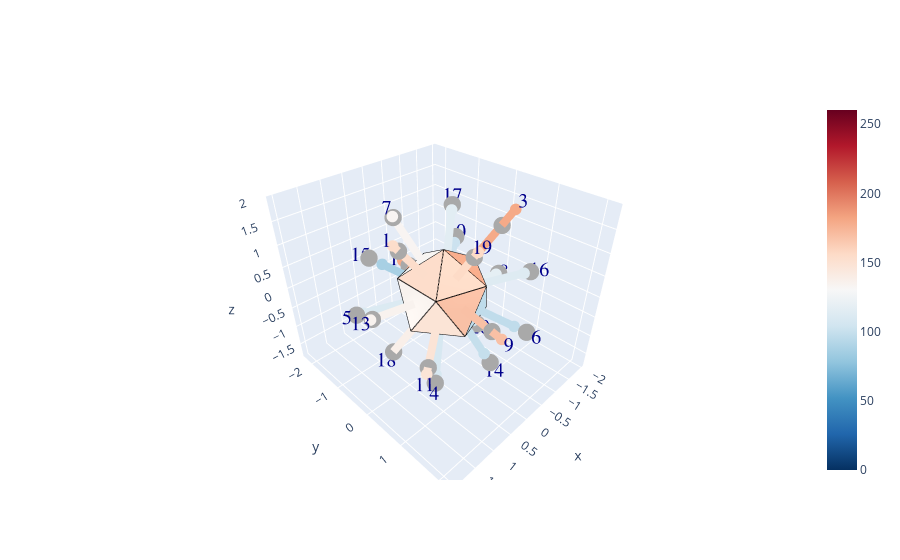

The cell this chart's notebook holds for it:
### Code cell
#CALL THE DISPLAY FUNCTIONS:

#Only rerun if you want to change the selection
nrolls = 500
%matplotlib inline

if True:
    #dice_set = rng.choice(test_dice.iloc[:,0], nrolls, shuffle=False)
    dice_set = test_dice.iloc[:,0]

display_dice_v2(dice_set)
dice_hist, test_hist, test_sets, numsets = plot_dice_stats_v2(dice_set, numsets=20000)
test_err1, test_err2, dice_err1, dice_err2 = get_adjacency_likelihood(dice_set, test_sets)

### Figure 1 — Plotly figure (JSON) as saved in the notebook; plotly's stock layout.template omitted (floating-point values rounded to 4 significant figures)
{"data": [{"cmax": 260.3, "cmin": 0, "colorscale": [[0, "rgb(5,48,97)"], [0.1, "rgb(33,102,172)"], [0.2, "rgb(67,147,195)"], [0.3, "rgb(146,197,222)"], [0.4, "rgb(209,229,240)"], [0.5, "rgb(247,247,247)"], [0.6, "rgb(253,219,199)"], [0.7, "rgb(244,165,130)"], [0.8, "rgb(214,96,77)"], [0.9, "rgb(178,24,43)"], [1, "rgb(103,0,31)"]], "i": [0, 6, 0, 2, 8, 2, 0, 4, 1, 5, 1, 6, 1, 2, 7, 3, 0, 8, 0, 4], "intensity": [154, 158, 180, 108, 111, 97, 133, 118, 169, 102, 148, 180, 135, 99, 87, 113, 116, 138, 156, 101], "intensitymode": "cell", "j": [1, 8, 3, 10, 9, 3, 7, 5, 2, 6, 2, 7, 9, 4, 8, 4, 5, 10, 1, 6], "k": [9, 11, 5, 11, 10, 4, 9, 6, 3, 7, 10, 8, 10, 11, 9, 5, 7, 11, 3, 11], "lighting": {"ambient": 1}, "type": "mesh3d", "x": [0, 0.7236, 0.2764, -0.2764, -0.7236, -0.8944, -0.7236, -0.2764, 0.2764, 0.7236, 0.8944, 1.225e-16], "y": [0, 0.5257, 0.8507, 0.8507, 0.5257, 1.095e-16, -0.5257, -0.8507, -0.8507, -0.5257, -2.191e-16, 0], "z": [1, 0.4472, -0.4472, 0.4472, -0.4472, 0.4472, -0.4472, 0.4472, -0.4472, 0.4472, -0.4472, -1]}, {"marker": {"color": "darkgray", "size": 6, "symbol": "circle"}, "mode": "markers", "type": "scatter3d", "x": [1.087, -0.336, -0.8798, 0.8798, 1.423, -0.5437, 0.336, -1.76, 0.5437, -1.423, 1.423, -0.5437, 1.76, -0.336, 0.5437, -1.423, -0.8798, 0.8798, 0.336, -1.087], "y": [-8.342e-17, -1.034, 0.6392, 0.6392, -1.034, 1.673, -1.034, 2.503e-16, 1.673, -1.034, 1.034, -1.673, -2.48e-16, 1.034, -1.673, 1.034, -0.6392, -0.6392, 1.034, 1.668e-16], "z": [1.423, -1.423, 1.423, -1.423, -0.336, -0.336, 1.423, -0.336, 0.336, 0.336, -0.336, -0.336, 0.336, -1.423, 0.336, 0.336, 1.423, -1.423, 1.423, -1.423]}, {"marker": {"color": 1, "opacity": 1, "size": 12}, "mode": "lines", "name": "vertices", "type": "scatter3d", "x": [0, 0.7236, -0.2764, 0, -0.8944, -0.2764, 0.2764, -0.7236, -0.2764, -0.8944, -0.7236, -0.7236, -0.8944, -0.2764, -0.7236, 0.2764, -0.2764, 0, 0.7236, -0.2764, 0.2764, 0.7236, 0.7236, 0.8944, 0.2764, 1.225e-16, 0.8944, 0.2764, 1.225e-16, -0.7236, -0.7236, 1.225e-16, 0.8944, 0.7236, 0.7236, 0.2764], "y": [0, 0.5257, 0.8507, 0, 1.095e-16, 0.8507, 0.8507, 0.5257, 0.8507, 1.095e-16, 0.5257, -0.5257, 1.095e-16, -0.8507, -0.5257, -0.8507, -0.8507, 0, -0.5257, -0.8507, -0.8507, -0.5257, 0.5257, -2.191e-16, -0.8507, 0, -2.191e-16, 0.8507, 0, 0.5257, -0.5257, 0, -2.191e-16, -0.5257, 0.5257, 0.8507], "z": [1, 0.4472, 0.4472, 1, 0.4472, 0.4472, -0.4472, -0.4472, 0.4472, 0.4472, -0.4472, -0.4472, 0.4472, 0.4472, -0.4472, -0.4472, 0.4472, 1, 0.4472, 0.4472, -0.4472, 0.4472, 0.4472, -0.4472, -0.4472, -1, -0.4472, -0.4472, -1, -0.4472, -0.4472, -1, -0.4472, 0.4472, 0.4472, -0.4472]}, {"marker": {"cmax": 2, "cmin": 0, "color": [1.183, 1.183], "colorscale": [[0, "rgb(5,48,97)"], [0.1, "rgb(33,102,172)"], [0.2, "rgb(67,147,195)"], [0.3, "rgb(146,197,222)"], [0.4, "rgb(209,229,240)"], [0.5, "rgb(247,247,247)"], [0.6, "rgb(253,219,199)"], [0.7, "rgb(244,165,130)"], [0.8, "rgb(214,96,77)"], [0.9, "rgb(178,24,43)"], [1, "rgb(103,0,31)"]], "size": 4}, "mode": "markers", "type": "scatter3d", "x": [1.199, 0.442], "y": [-9.196e-17, -3.39e-17], "z": [1.569, 0.5785]}, {"line": {"cmax": 2, "cmin": 0, "color": [1.183, 1.183], "colorscale": [[0, "rgb(5,48,97)"], [0.1, "rgb(33,102,172)"], [0.2, "rgb(67,147,195)"], [0.3, "rgb(146,197,222)"], [0.4, "rgb(209,229,240)"], [0.5, "rgb(247,247,247)"], [0.6, "rgb(253,219,199)"], [0.7, "rgb(244,165,130)"], [0.8, "rgb(214,96,77)"], [0.9, "rgb(178,24,43)"], [1, "rgb(103,0,31)"]], "width": 16}, "marker": {"cmax": 2, "cmin": 0, "color": [1.183, 1.183], "colorscale": [[0, "rgb(5,48,97)"], [0.1, "rgb(33,102,172)"], [0.2, "rgb(67,147,195)"], [0.3, "rgb(146,197,222)"], [0.4, "rgb(209,229,240)"], [0.5, "rgb(247,247,247)"], [0.6, "rgb(253,219,199)"], [0.7, "rgb(244,165,130)"], [0.8, "rgb(214,96,77)"], [0.9, "rgb(178,24,43)"], [1, "rgb(103,0,31)"]], "size": 3}, "mode": "lines+markers", "type": "scatter3d", "x": [1.199, 0.442], "y": [-9.196e-17, -3.39e-17], "z": [1.569, 0.5785]}, {"marker": {"cmax": 2, "cmin": 0, "color": [1.214, 1.214], "colorscale": [[0, "rgb(5,48,97)"], [0.1, "rgb(33,102,172)"], [0.2, "rgb(67,147,195)"], [0.3, "rgb(146,197,222)"], [0.4, "rgb(209,229,240)"], [0.5, "rgb(247,247,247)"], [0.6, "rgb(253,219,199)"], [0.7, "rgb(244,165,130)"], [0.8, "rgb(214,96,77)"], [0.9, "rgb(178,24,43)"], [1, "rgb(103,0,31)"]], "size": 4}, "mode": "markers", "type": "scatter3d", "x": [-0.3762, -0.1366], "y": [-1.158, -0.4203], "z": [-1.594, -0.5785]}, {"line": {"cmax": 2, "cmin": 0, "color": [1.214, 1.214], "colorscale": [[0, "rgb(5,48,97)"], [0.1, "rgb(33,102,172)"], [0.2, "rgb(67,147,195)"], [0.3, "rgb(146,197,222)"], [0.4, "rgb(209,229,240)"], [0.5, "rgb(247,247,247)"], [0.6, "rgb(253,219,199)"], [0.7, "rgb(244,165,130)"], [0.8, "rgb(214,96,77)"], [0.9, "rgb(178,24,43)"], [1, "rgb(103,0,31)"]], "width": 16}, "marker": {"cmax": 2, "cmin": 0, "color": [1.214, 1.214], "colorscale": [[0, "rgb(5,48,97)"], [0.1, "rgb(33,102,172)"], [0.2, "rgb(67,147,195)"], [0.3, "rgb(146,197,222)"], [0.4, "rgb(209,229,240)"], [0.5, "rgb(247,247,247)"], [0.6, "rgb(253,219,199)"], [0.7, "rgb(244,165,130)"], [0.8, "rgb(214,96,77)"], [0.9, "rgb(178,24,43)"], [1, "rgb(103,0,31)"]], "size": 3}, "mode": "lines+markers", "type": "scatter3d", "x": [-0.3762, -0.1366], "y": [-1.158, -0.4203], "z": [-1.594, -0.5785]}, {"marker": {"cmax": 2, "cmin": 0, "color": [1.383, 1.383], "colorscale": [[0, "rgb(5,48,97)"], [0.1, "rgb(33,102,172)"], [0.2, "rgb(67,147,195)"], [0.3, "rgb(146,197,222)"], [0.4, "rgb(209,229,240)"], [0.5, "rgb(247,247,247)"], [0.6, "rgb(253,219,199)"], [0.7, "rgb(244,165,130)"], [0.8, "rgb(214,96,77)"], [0.9, "rgb(178,24,43)"], [1, "rgb(103,0,31)"]], "size": 4}, "mode": "markers", "type": "scatter3d", "x": [-1.068, -0.3575], "y": [0.7759, 0.2598], "z": [1.728, 0.5785]}, {"line": {"cmax": 2, "cmin": 0, "color": [1.383, 1.383], "colorscale": [[0, "rgb(5,48,97)"], [0.1, "rgb(33,102,172)"], [0.2, "rgb(67,147,195)"], [0.3, "rgb(146,197,222)"], [0.4, "rgb(209,229,240)"], [0.5, "rgb(247,247,247)"], [0.6, "rgb(253,219,199)"], [0.7, "rgb(244,165,130)"], [0.8, "rgb(214,96,77)"], [0.9, "rgb(178,24,43)"], [1, "rgb(103,0,31)"]], "width": 16}, "marker": {"cmax": 2, "cmin": 0, "color": [1.383, 1.383], "colorscale": [[0, "rgb(5,48,97)"], [0.1, "rgb(33,102,172)"], [0.2, "rgb(67,147,195)"], [0.3, "rgb(146,197,222)"], [0.4, "rgb(209,229,240)"], [0.5, "rgb(247,247,247)"], [0.6, "rgb(253,219,199)"], [0.7, "rgb(244,165,130)"], [0.8, "rgb(214,96,77)"], [0.9, "rgb(178,24,43)"], [1, "rgb(103,0,31)"]], "size": 3}, "mode": "lines+markers", "type": "scatter3d", "x": [-1.068, -0.3575], "y": [0.7759, 0.2598], "z": [1.728, 0.5785]}, {"marker": {"cmax": 2, "cmin": 0, "color": [0.8298, 0.8298], "colorscale": [[0, "rgb(5,48,97)"], [0.1, "rgb(33,102,172)"], [0.2, "rgb(67,147,195)"], [0.3, "rgb(146,197,222)"], [0.4, "rgb(209,229,240)"], [0.5, "rgb(247,247,247)"], [0.6, "rgb(253,219,199)"], [0.7, "rgb(244,165,130)"], [0.8, "rgb(214,96,77)"], [0.9, "rgb(178,24,43)"], [1, "rgb(103,0,31)"]], "size": 4}, "mode": "markers", "type": "scatter3d", "x": [0.7962, 0.3575], "y": [0.5785, 0.2598], "z": [-1.288, -0.5785]}, {"line": {"cmax": 2, "cmin": 0, "color": [0.8298, 0.8298], "colorscale": [[0, "rgb(5,48,97)"], [0.1, "rgb(33,102,172)"], [0.2, "rgb(67,147,195)"], [0.3, "rgb(146,197,222)"], [0.4, "rgb(209,229,240)"], [0.5, "rgb(247,247,247)"], [0.6, "rgb(253,219,199)"], [0.7, "rgb(244,165,130)"], [0.8, "rgb(214,96,77)"], [0.9, "rgb(178,24,43)"], [1, "rgb(103,0,31)"]], "width": 16}, "marker": {"cmax": 2, "cmin": 0, "color": [0.8298, 0.8298], "colorscale": [[0, "rgb(5,48,97)"], [0.1, "rgb(33,102,172)"], [0.2, "rgb(67,147,195)"], [0.3, "rgb(146,197,222)"], [0.4, "rgb(209,229,240)"], [0.5, "rgb(247,247,247)"], [0.6, "rgb(253,219,199)"], [0.7, "rgb(244,165,130)"], [0.8, "rgb(214,96,77)"], [0.9, "rgb(178,24,43)"], [1, "rgb(103,0,31)"]], "size": 3}, "mode": "lines+markers", "type": "scatter3d", "x": [0.7962, 0.3575], "y": [0.5785, 0.2598], "z": [-1.288, -0.5785]}, {"marker": {"cmax": 2, "cmin": 0, "color": [0.8529, 0.8529], "colorscale": [[0, "rgb(5,48,97)"], [0.1, "rgb(33,102,172)"], [0.2, "rgb(67,147,195)"], [0.3, "rgb(146,197,222)"], [0.4, "rgb(209,229,240)"], [0.5, "rgb(247,247,247)"], [0.6, "rgb(253,219,199)"], [0.7, "rgb(244,165,130)"], [0.8, "rgb(214,96,77)"], [0.9, "rgb(178,24,43)"], [1, "rgb(103,0,31)"]], "size": 4}, "mode": "markers", "type": "scatter3d", "x": [1.307, 0.5785], "y": [-0.9493, -0.4203], "z": [-0.3084, -0.1366]}, {"line": {"cmax": 2, "cmin": 0, "color": [0.8529, 0.8529], "colorscale": [[0, "rgb(5,48,97)"], [0.1, "rgb(33,102,172)"], [0.2, "rgb(67,147,195)"], [0.3, "rgb(146,197,222)"], [0.4, "rgb(209,229,240)"], [0.5, "rgb(247,247,247)"], [0.6, "rgb(253,219,199)"], [0.7, "rgb(244,165,130)"], [0.8, "rgb(214,96,77)"], [0.9, "rgb(178,24,43)"], [1, "rgb(103,0,31)"]], "width": 16}, "marker": {"cmax": 2, "cmin": 0, "color": [0.8529, 0.8529], "colorscale": [[0, "rgb(5,48,97)"], [0.1, "rgb(33,102,172)"], [0.2, "rgb(67,147,195)"], [0.3, "rgb(146,197,222)"], [0.4, "rgb(209,229,240)"], [0.5, "rgb(247,247,247)"], [0.6, "rgb(253,219,199)"], [0.7, "rgb(244,165,130)"], [0.8, "rgb(214,96,77)"], [0.9, "rgb(178,24,43)"], [1, "rgb(103,0,31)"]], "size": 3}, "mode": "lines+markers", "type": "scatter3d", "x": [1.307, 0.5785], "y": [-0.9493, -0.4203], "z": [-0.3084, -0.1366]}, {"marker": {"cmax": 2, "cmin": 0, "color": [0.7453, 0.7453], "colorscale": [[0, "rgb(5,48,97)"], [0.1, "rgb(33,102,172)"], [0.2, "rgb(67,147,195)"], [0.3, "rgb(146,197,222)"], [0.4, "rgb(209,229,240)"], [0.5, "rgb(247,247,247)"], [0.6, "rgb(253,219,199)"], [0.7, "rgb(244,165,130)"], [0.8, "rgb(214,96,77)"], [0.9, "rgb(178,24,43)"], [1, "rgb(103,0,31)"]], "size": 4}, "mode": "markers", "type": "scatter3d", "x": [-0.4664, -0.221], "y": [1.435, 0.6801], "z": [-0.2883, -0.1366]}, {"line": {"cmax": 2, "cmin": 0, "color": [0.7453, 0.7453], "colorscale": [[0, "rgb(5,48,97)"], [0.1, "rgb(33,102,172)"], [0.2, "rgb(67,147,195)"], [0.3, "rgb(146,197,222)"], [0.4, "rgb(209,229,240)"], [0.5, "rgb(247,247,247)"], [0.6, "rgb(253,219,199)"], [0.7, "rgb(244,165,130)"], [0.8, "rgb(214,96,77)"], [0.9, "rgb(178,24,43)"], [1, "rgb(103,0,31)"]], "width": 16}, "marker": {"cmax": 2, "cmin": 0, "color": [0.7453, 0.7453], "colorscale": [[0, "rgb(5,48,97)"], [0.1, "rgb(33,102,172)"], [0.2, "rgb(67,147,195)"], [0.3, "rgb(146,197,222)"], [0.4, "rgb(209,229,240)"], [0.5, "rgb(247,247,247)"], [0.6, "rgb(253,219,199)"], [0.7, "rgb(244,165,130)"], [0.8, "rgb(214,96,77)"], [0.9, "rgb(178,24,43)"], [1, "rgb(103,0,31)"]], "size": 3}, "mode": "lines+markers", "type": "scatter3d", "x": [-0.4664, -0.221], "y": [1.435, 0.6801], "z": [-0.2883, -0.1366]}, {"marker": {"cmax": 2, "cmin": 0, "color": [1.022, 1.022], "colorscale": [[0, "rgb(5,48,97)"], [0.1, "rgb(33,102,172)"], [0.2, "rgb(67,147,195)"], [0.3, "rgb(146,197,222)"], [0.4, "rgb(209,229,240)"], [0.5, "rgb(247,247,247)"], [0.6, "rgb(253,219,199)"], [0.7, "rgb(244,165,130)"], [0.8, "rgb(214,96,77)"], [0.9, "rgb(178,24,43)"], [1, "rgb(103,0,31)"]], "size": 4}, "mode": "markers", "type": "scatter3d", "x": [0.3401, 0.1366], "y": [-1.047, -0.4203], "z": [1.441, 0.5785]}, {"line": {"cmax": 2, "cmin": 0, "color": [1.022, 1.022], "colorscale": [[0, "rgb(5,48,97)"], [0.1, "rgb(33,102,172)"], [0.2, "rgb(67,147,195)"], [0.3, "rgb(146,197,222)"], [0.4, "rgb(209,229,240)"], [0.5, "rgb(247,247,247)"], [0.6, "rgb(253,219,199)"], [0.7, "rgb(244,165,130)"], [0.8, "rgb(214,96,77)"], [0.9, "rgb(178,24,43)"], [1, "rgb(103,0,31)"]], "width": 16}, "marker": {"cmax": 2, "cmin": 0, "color": [1.022, 1.022], "colorscale": [[0, "rgb(5,48,97)"], [0.1, "rgb(33,102,172)"], [0.2, "rgb(67,147,195)"], [0.3, "rgb(146,197,222)"], [0.4, "rgb(209,229,240)"], [0.5, "rgb(247,247,247)"], [0.6, "rgb(253,219,199)"], [0.7, "rgb(244,165,130)"], [0.8, "rgb(214,96,77)"], [0.9, "rgb(178,24,43)"], [1, "rgb(103,0,31)"]], "size": 3}, "mode": "lines+markers", "type": "scatter3d", "x": [0.3401, 0.1366], "y": [-1.047, -0.4203], "z": [1.441, 0.5785]}, {"marker": {"cmax": 2, "cmin": 0, "color": [0.9066, 0.9066], "colorscale": [[0, "rgb(5,48,97)"], [0.1, "rgb(33,102,172)"], [0.2, "rgb(67,147,195)"], [0.3, "rgb(146,197,222)"], [0.4, "rgb(209,229,240)"], [0.5, "rgb(247,247,247)"], [0.6, "rgb(253,219,199)"], [0.7, "rgb(244,165,130)"], [0.8, "rgb(214,96,77)"], [0.9, "rgb(178,24,43)"], [1, "rgb(103,0,31)"]], "size": 4}, "mode": "markers", "type": "scatter3d", "x": [-1.668, -0.7151], "y": [2.372e-16, 1.017e-16], "z": [-0.3185, -0.1366]}, {"line": {"cmax": 2, "cmin": 0, "color": [0.9066, 0.9066], "colorscale": [[0, "rgb(5,48,97)"], [0.1, "rgb(33,102,172)"], [0.2, "rgb(67,147,195)"], [0.3, "rgb(146,197,222)"], [0.4, "rgb(209,229,240)"], [0.5, "rgb(247,247,247)"], [0.6, "rgb(253,219,199)"], [0.7, "rgb(244,165,130)"], [0.8, "rgb(214,96,77)"], [0.9, "rgb(178,24,43)"], [1, "rgb(103,0,31)"]], "width": 16}, "marker": {"cmax": 2, "cmin": 0, "color": [0.9066, 0.9066], "colorscale": [[0, "rgb(5,48,97)"], [0.1, "rgb(33,102,172)"], [0.2, "rgb(67,147,195)"], [0.3, "rgb(146,197,222)"], [0.4, "rgb(209,229,240)"], [0.5, "rgb(247,247,247)"], [0.6, "rgb(253,219,199)"], [0.7, "rgb(244,165,130)"], [0.8, "rgb(214,96,77)"], [0.9, "rgb(178,24,43)"], [1, "rgb(103,0,31)"]], "size": 3}, "mode": "lines+markers", "type": "scatter3d", "x": [-1.668, -0.7151], "y": [2.372e-16, 1.017e-16], "z": [-0.3185, -0.1366]}, {"marker": {"cmax": 2, "cmin": 0, "color": [1.299, 1.299], "colorscale": [[0, "rgb(5,48,97)"], [0.1, "rgb(33,102,172)"], [0.2, "rgb(67,147,195)"], [0.3, "rgb(146,197,222)"], [0.4, "rgb(209,229,240)"], [0.5, "rgb(247,247,247)"], [0.6, "rgb(253,219,199)"], [0.7, "rgb(244,165,130)"], [0.8, "rgb(214,96,77)"], [0.9, "rgb(178,24,43)"], [1, "rgb(103,0,31)"]], "size": 4}, "mode": "markers", "type": "scatter3d", "x": [0.6343, 0.221], "y": [1.952, 0.6801], "z": [0.392, 0.1366]}, {"line": {"cmax": 2, "cmin": 0, "color": [1.299, 1.299], "colorscale": [[0, "rgb(5,48,97)"], [0.1, "rgb(33,102,172)"], [0.2, "rgb(67,147,195)"], [0.3, "rgb(146,197,222)"], [0.4, "rgb(209,229,240)"], [0.5, "rgb(247,247,247)"], [0.6, "rgb(253,219,199)"], [0.7, "rgb(244,165,130)"], [0.8, "rgb(214,96,77)"], [0.9, "rgb(178,24,43)"], [1, "rgb(103,0,31)"]], "width": 16}, "marker": {"cmax": 2, "cmin": 0, "color": [1.299, 1.299], "colorscale": [[0, "rgb(5,48,97)"], [0.1, "rgb(33,102,172)"], [0.2, "rgb(67,147,195)"], [0.3, "rgb(146,197,222)"], [0.4, "rgb(209,229,240)"], [0.5, "rgb(247,247,247)"], [0.6, "rgb(253,219,199)"], [0.7, "rgb(244,165,130)"], [0.8, "rgb(214,96,77)"], [0.9, "rgb(178,24,43)"], [1, "rgb(103,0,31)"]], "size": 3}, "mode": "lines+markers", "type": "scatter3d", "x": [0.6343, 0.221], "y": [1.952, 0.6801], "z": [0.392, 0.1366]}, {"marker": {"cmax": 2, "cmin": 0, "color": [0.7837, 0.7837], "colorscale": [[0, "rgb(5,48,97)"], [0.1, "rgb(33,102,172)"], [0.2, "rgb(67,147,195)"], [0.3, "rgb(146,197,222)"], [0.4, "rgb(209,229,240)"], [0.5, "rgb(247,247,247)"], [0.6, "rgb(253,219,199)"], [0.7, "rgb(244,165,130)"], [0.8, "rgb(214,96,77)"], [0.9, "rgb(178,24,43)"], [1, "rgb(103,0,31)"]], "size": 4}, "mode": "markers", "type": "scatter3d", "x": [-1.252, -0.5785], "y": [-0.9094, -0.4203], "z": [0.2955, 0.1366]}, {"line": {"cmax": 2, "cmin": 0, "color": [0.7837, 0.7837], "colorscale": [[0, "rgb(5,48,97)"], [0.1, "rgb(33,102,172)"], [0.2, "rgb(67,147,195)"], [0.3, "rgb(146,197,222)"], [0.4, "rgb(209,229,240)"], [0.5, "rgb(247,247,247)"], [0.6, "rgb(253,219,199)"], [0.7, "rgb(244,165,130)"], [0.8, "rgb(214,96,77)"], [0.9, "rgb(178,24,43)"], [1, "rgb(103,0,31)"]], "width": 16}, "marker": {"cmax": 2, "cmin": 0, "color": [0.7837, 0.7837], "colorscale": [[0, "rgb(5,48,97)"], [0.1, "rgb(33,102,172)"], [0.2, "rgb(67,147,195)"], [0.3, "rgb(146,197,222)"], [0.4, "rgb(209,229,240)"], [0.5, "rgb(247,247,247)"], [0.6, "rgb(253,219,199)"], [0.7, "rgb(244,165,130)"], [0.8, "rgb(214,96,77)"], [0.9, "rgb(178,24,43)"], [1, "rgb(103,0,31)"]], "size": 3}, "mode": "lines+markers", "type": "scatter3d", "x": [-1.252, -0.5785], "y": [-0.9094, -0.4203], "z": [0.2955, 0.1366]}, {"marker": {"cmax": 2, "cmin": 0, "color": [1.137, 1.137], "colorscale": [[0, "rgb(5,48,97)"], [0.1, "rgb(33,102,172)"], [0.2, "rgb(67,147,195)"], [0.3, "rgb(146,197,222)"], [0.4, "rgb(209,229,240)"], [0.5, "rgb(247,247,247)"], [0.6, "rgb(253,219,199)"], [0.7, "rgb(244,165,130)"], [0.8, "rgb(214,96,77)"], [0.9, "rgb(178,24,43)"], [1, "rgb(103,0,31)"]], "size": 4}, "mode": "markers", "type": "scatter3d", "x": [1.532, 0.5785], "y": [1.113, 0.4203], "z": [-0.3618, -0.1366]}, {"line": {"cmax": 2, "cmin": 0, "color": [1.137, 1.137], "colorscale": [[0, "rgb(5,48,97)"], [0.1, "rgb(33,102,172)"], [0.2, "rgb(67,147,195)"], [0.3, "rgb(146,197,222)"], [0.4, "rgb(209,229,240)"], [0.5, "rgb(247,247,247)"], [0.6, "rgb(253,219,199)"], [0.7, "rgb(244,165,130)"], [0.8, "rgb(214,96,77)"], [0.9, "rgb(178,24,43)"], [1, "rgb(103,0,31)"]], "width": 16}, "marker": {"cmax": 2, "cmin": 0, "color": [1.137, 1.137], "colorscale": [[0, "rgb(5,48,97)"], [0.1, "rgb(33,102,172)"], [0.2, "rgb(67,147,195)"], [0.3, "rgb(146,197,222)"], [0.4, "rgb(209,229,240)"], [0.5, "rgb(247,247,247)"], [0.6, "rgb(253,219,199)"], [0.7, "rgb(244,165,130)"], [0.8, "rgb(214,96,77)"], [0.9, "rgb(178,24,43)"], [1, "rgb(103,0,31)"]], "size": 3}, "mode": "lines+markers", "type": "scatter3d", "x": [1.532, 0.5785], "y": [1.113, 0.4203], "z": [-0.3618, -0.1366]}, {"marker": {"cmax": 2, "cmin": 0, "color": [1.383, 1.383], "colorscale": [[0, "rgb(5,48,97)"], [0.1, "rgb(33,102,172)"], [0.2, "rgb(67,147,195)"], [0.3, "rgb(146,197,222)"], [0.4, "rgb(209,229,240)"], [0.5, "rgb(247,247,247)"], [0.6, "rgb(253,219,199)"], [0.7, "rgb(244,165,130)"], [0.8, "rgb(214,96,77)"], [0.9, "rgb(178,24,43)"], [1, "rgb(103,0,31)"]], "size": 4}, "mode": "markers", "type": "scatter3d", "x": [-0.66, -0.221], "y": [-2.031, -0.6801], "z": [-0.4079, -0.1366]}, {"line": {"cmax": 2, "cmin": 0, "color": [1.383, 1.383], "colorscale": [[0, "rgb(5,48,97)"], [0.1, "rgb(33,102,172)"], [0.2, "rgb(67,147,195)"], [0.3, "rgb(146,197,222)"], [0.4, "rgb(209,229,240)"], [0.5, "rgb(247,247,247)"], [0.6, "rgb(253,219,199)"], [0.7, "rgb(244,165,130)"], [0.8, "rgb(214,96,77)"], [0.9, "rgb(178,24,43)"], [1, "rgb(103,0,31)"]], "width": 16}, "marker": {"cmax": 2, "cmin": 0, "color": [1.383, 1.383], "colorscale": [[0, "rgb(5,48,97)"], [0.1, "rgb(33,102,172)"], [0.2, "rgb(67,147,195)"], [0.3, "rgb(146,197,222)"], [0.4, "rgb(209,229,240)"], [0.5, "rgb(247,247,247)"], [0.6, "rgb(253,219,199)"], [0.7, "rgb(244,165,130)"], [0.8, "rgb(214,96,77)"], [0.9, "rgb(178,24,43)"], [1, "rgb(103,0,31)"]], "size": 3}, "mode": "lines+markers", "type": "scatter3d", "x": [-0.66, -0.221], "y": [-2.031, -0.6801], "z": [-0.4079, -0.1366]}, {"marker": {"cmax": 2, "cmin": 0, "color": [1.037, 1.037], "colorscale": [[0, "rgb(5,48,97)"], [0.1, "rgb(33,102,172)"], [0.2, "rgb(67,147,195)"], [0.3, "rgb(146,197,222)"], [0.4, "rgb(209,229,240)"], [0.5, "rgb(247,247,247)"], [0.6, "rgb(253,219,199)"], [0.7, "rgb(244,165,130)"], [0.8, "rgb(214,96,77)"], [0.9, "rgb(178,24,43)"], [1, "rgb(103,0,31)"]], "size": 4}, "mode": "markers", "type": "scatter3d", "x": [1.796, 0.7151], "y": [-2.532e-16, -1.008e-16], "z": [0.343, 0.1366]}, {"line": {"cmax": 2, "cmin": 0, "color": [1.037, 1.037], "colorscale": [[0, "rgb(5,48,97)"], [0.1, "rgb(33,102,172)"], [0.2, "rgb(67,147,195)"], [0.3, "rgb(146,197,222)"], [0.4, "rgb(209,229,240)"], [0.5, "rgb(247,247,247)"], [0.6, "rgb(253,219,199)"], [0.7, "rgb(244,165,130)"], [0.8, "rgb(214,96,77)"], [0.9, "rgb(178,24,43)"], [1, "rgb(103,0,31)"]], "width": 16}, "marker": {"cmax": 2, "cmin": 0, "color": [1.037, 1.037], "colorscale": [[0, "rgb(5,48,97)"], [0.1, "rgb(33,102,172)"], [0.2, "rgb(67,147,195)"], [0.3, "rgb(146,197,222)"], [0.4, "rgb(209,229,240)"], [0.5, "rgb(247,247,247)"], [0.6, "rgb(253,219,199)"], [0.7, "rgb(244,165,130)"], [0.8, "rgb(214,96,77)"], [0.9, "rgb(178,24,43)"], [1, "rgb(103,0,31)"]], "size": 3}, "mode": "lines+markers", "type": "scatter3d", "x": [1.796, 0.7151], "y": [-2.532e-16, -1.008e-16], "z": [0.343, 0.1366]}, {"marker": {"cmax": 2, "cmin": 0, "color": [0.7607, 0.7607], "colorscale": [[0, "rgb(5,48,97)"], [0.1, "rgb(33,102,172)"], [0.2, "rgb(67,147,195)"], [0.3, "rgb(146,197,222)"], [0.4, "rgb(209,229,240)"], [0.5, "rgb(247,247,247)"], [0.6, "rgb(253,219,199)"], [0.7, "rgb(244,165,130)"], [0.8, "rgb(214,96,77)"], [0.9, "rgb(178,24,43)"], [1, "rgb(103,0,31)"]], "size": 4}, "mode": "markers", "type": "scatter3d", "x": [-0.2911, -0.1366], "y": [0.896, 0.4203], "z": [-1.233, -0.5785]}, {"line": {"cmax": 2, "cmin": 0, "color": [0.7607, 0.7607], "colorscale": [[0, "rgb(5,48,97)"], [0.1, "rgb(33,102,172)"], [0.2, "rgb(67,147,195)"], [0.3, "rgb(146,197,222)"], [0.4, "rgb(209,229,240)"], [0.5, "rgb(247,247,247)"], [0.6, "rgb(253,219,199)"], [0.7, "rgb(244,165,130)"], [0.8, "rgb(214,96,77)"], [0.9, "rgb(178,24,43)"], [1, "rgb(103,0,31)"]], "width": 16}, "marker": {"cmax": 2, "cmin": 0, "color": [0.7607, 0.7607], "colorscale": [[0, "rgb(5,48,97)"], [0.1, "rgb(33,102,172)"], [0.2, "rgb(67,147,195)"], [0.3, "rgb(146,197,222)"], [0.4, "rgb(209,229,240)"], [0.5, "rgb(247,247,247)"], [0.6, "rgb(253,219,199)"], [0.7, "rgb(244,165,130)"], [0.8, "rgb(214,96,77)"], [0.9, "rgb(178,24,43)"], [1, "rgb(103,0,31)"]], "size": 3}, "mode": "lines+markers", "type": "scatter3d", "x": [-0.2911, -0.1366], "y": [0.896, 0.4203], "z": [-1.233, -0.5785]}, {"marker": {"cmax": 2, "cmin": 0, "color": [0.6685, 0.6685], "colorscale": [[0, "rgb(5,48,97)"], [0.1, "rgb(33,102,172)"], [0.2, "rgb(67,147,195)"], [0.3, "rgb(146,197,222)"], [0.4, "rgb(209,229,240)"], [0.5, "rgb(247,247,247)"], [0.6, "rgb(253,219,199)"], [0.7, "rgb(244,165,130)"], [0.8, "rgb(214,96,77)"], [0.9, "rgb(178,24,43)"], [1, "rgb(103,0,31)"]], "size": 4}, "mode": "markers", "type": "scatter3d", "x": [0.4431, 0.221], "y": [-1.364, -0.6801], "z": [0.2738, 0.1366]}, {"line": {"cmax": 2, "cmin": 0, "color": [0.6685, 0.6685], "colorscale": [[0, "rgb(5,48,97)"], [0.1, "rgb(33,102,172)"], [0.2, "rgb(67,147,195)"], [0.3, "rgb(146,197,222)"], [0.4, "rgb(209,229,240)"], [0.5, "rgb(247,247,247)"], [0.6, "rgb(253,219,199)"], [0.7, "rgb(244,165,130)"], [0.8, "rgb(214,96,77)"], [0.9, "rgb(178,24,43)"], [1, "rgb(103,0,31)"]], "width": 16}, "marker": {"cmax": 2, "cmin": 0, "color": [0.6685, 0.6685], "colorscale": [[0, "rgb(5,48,97)"], [0.1, "rgb(33,102,172)"], [0.2, "rgb(67,147,195)"], [0.3, "rgb(146,197,222)"], [0.4, "rgb(209,229,240)"], [0.5, "rgb(247,247,247)"], [0.6, "rgb(253,219,199)"], [0.7, "rgb(244,165,130)"], [0.8, "rgb(214,96,77)"], [0.9, "rgb(178,24,43)"], [1, "rgb(103,0,31)"]], "size": 3}, "mode": "lines+markers", "type": "scatter3d", "x": [0.4431, 0.221], "y": [-1.364, -0.6801], "z": [0.2738, 0.1366]}, {"marker": {"cmax": 2, "cmin": 0, "color": [0.8682, 0.8682], "colorscale": [[0, "rgb(5,48,97)"], [0.1, "rgb(33,102,172)"], [0.2, "rgb(67,147,195)"], [0.3, "rgb(146,197,222)"], [0.4, "rgb(209,229,240)"], [0.5, "rgb(247,247,247)"], [0.6, "rgb(253,219,199)"], [0.7, "rgb(244,165,130)"], [0.8, "rgb(214,96,77)"], [0.9, "rgb(178,24,43)"], [1, "rgb(103,0,31)"]], "size": 4}, "mode": "markers", "type": "scatter3d", "x": [-1.319, -0.5785], "y": [0.9581, 0.4203], "z": [0.3113, 0.1366]}, {"line": {"cmax": 2, "cmin": 0, "color": [0.8682, 0.8682], "colorscale": [[0, "rgb(5,48,97)"], [0.1, "rgb(33,102,172)"], [0.2, "rgb(67,147,195)"], [0.3, "rgb(146,197,222)"], [0.4, "rgb(209,229,240)"], [0.5, "rgb(247,247,247)"], [0.6, "rgb(253,219,199)"], [0.7, "rgb(244,165,130)"], [0.8, "rgb(214,96,77)"], [0.9, "rgb(178,24,43)"], [1, "rgb(103,0,31)"]], "width": 16}, "marker": {"cmax": 2, "cmin": 0, "color": [0.8682, 0.8682], "colorscale": [[0, "rgb(5,48,97)"], [0.1, "rgb(33,102,172)"], [0.2, "rgb(67,147,195)"], [0.3, "rgb(146,197,222)"], [0.4, "rgb(209,229,240)"], [0.5, "rgb(247,247,247)"], [0.6, "rgb(253,219,199)"], [0.7, "rgb(244,165,130)"], [0.8, "rgb(214,96,77)"], [0.9, "rgb(178,24,43)"], [1, "rgb(103,0,31)"]], "size": 3}, "mode": "lines+markers", "type": "scatter3d", "x": [-1.319, -0.5785], "y": [0.9581, 0.4203], "z": [0.3113, 0.1366]}, {"marker": {"cmax": 2, "cmin": 0, "color": [0.8913, 0.8913], "colorscale": [[0, "rgb(5,48,97)"], [0.1, "rgb(33,102,172)"], [0.2, "rgb(67,147,195)"], [0.3, "rgb(146,197,222)"], [0.4, "rgb(209,229,240)"], [0.5, "rgb(247,247,247)"], [0.6, "rgb(253,219,199)"], [0.7, "rgb(244,165,130)"], [0.8, "rgb(214,96,77)"], [0.9, "rgb(178,24,43)"], [1, "rgb(103,0,31)"]], "size": 4}, "mode": "markers", "type": "scatter3d", "x": [-0.8264, -0.3575], "y": [-0.6004, -0.2598], "z": [1.337, 0.5785]}, {"line": {"cmax": 2, "cmin": 0, "color": [0.8913, 0.8913], "colorscale": [[0, "rgb(5,48,97)"], [0.1, "rgb(33,102,172)"], [0.2, "rgb(67,147,195)"], [0.3, "rgb(146,197,222)"], [0.4, "rgb(209,229,240)"], [0.5, "rgb(247,247,247)"], [0.6, "rgb(253,219,199)"], [0.7, "rgb(244,165,130)"], [0.8, "rgb(214,96,77)"], [0.9, "rgb(178,24,43)"], [1, "rgb(103,0,31)"]], "width": 16}, "marker": {"cmax": 2, "cmin": 0, "color": [0.8913, 0.8913], "colorscale": [[0, "rgb(5,48,97)"], [0.1, "rgb(33,102,172)"], [0.2, "rgb(67,147,195)"], [0.3, "rgb(146,197,222)"], [0.4, "rgb(209,229,240)"], [0.5, "rgb(247,247,247)"], [0.6, "rgb(253,219,199)"], [0.7, "rgb(244,165,130)"], [0.8, "rgb(214,96,77)"], [0.9, "rgb(178,24,43)"], [1, "rgb(103,0,31)"]], "size": 3}, "mode": "lines+markers", "type": "scatter3d", "x": [-0.8264, -0.3575], "y": [-0.6004, -0.2598], "z": [1.337, 0.5785]}, {"marker": {"cmax": 2, "cmin": 0, "color": [1.06, 1.06], "colorscale": [[0, "rgb(5,48,97)"], [0.1, "rgb(33,102,172)"], [0.2, "rgb(67,147,195)"], [0.3, "rgb(146,197,222)"], [0.4, "rgb(209,229,240)"], [0.5, "rgb(247,247,247)"], [0.6, "rgb(253,219,199)"], [0.7, "rgb(244,165,130)"], [0.8, "rgb(214,96,77)"], [0.9, "rgb(178,24,43)"], [1, "rgb(103,0,31)"]], "size": 4}, "mode": "markers", "type": "scatter3d", "x": [0.9094, 0.3575], "y": [-0.6607, -0.2598], "z": [-1.471, -0.5785]}, {"line": {"cmax": 2, "cmin": 0, "color": [1.06, 1.06], "colorscale": [[0, "rgb(5,48,97)"], [0.1, "rgb(33,102,172)"], [0.2, "rgb(67,147,195)"], [0.3, "rgb(146,197,222)"], [0.4, "rgb(209,229,240)"], [0.5, "rgb(247,247,247)"], [0.6, "rgb(253,219,199)"], [0.7, "rgb(244,165,130)"], [0.8, "rgb(214,96,77)"], [0.9, "rgb(178,24,43)"], [1, "rgb(103,0,31)"]], "width": 16}, "marker": {"cmax": 2, "cmin": 0, "color": [1.06, 1.06], "colorscale": [[0, "rgb(5,48,97)"], [0.1, "rgb(33,102,172)"], [0.2, "rgb(67,147,195)"], [0.3, "rgb(146,197,222)"], [0.4, "rgb(209,229,240)"], [0.5, "rgb(247,247,247)"], [0.6, "rgb(253,219,199)"], [0.7, "rgb(244,165,130)"], [0.8, "rgb(214,96,77)"], [0.9, "rgb(178,24,43)"], [1, "rgb(103,0,31)"]], "size": 3}, "mode": "lines+markers", "type": "scatter3d", "x": [0.9094, 0.3575], "y": [-0.6607, -0.2598], "z": [-1.471, -0.5785]}, {"marker": {"cmax": 2, "cmin": 0, "color": [1.199, 1.199], "colorscale": [[0, "rgb(5,48,97)"], [0.1, "rgb(33,102,172)"], [0.2, "rgb(67,147,195)"], [0.3, "rgb(146,197,222)"], [0.4, "rgb(209,229,240)"], [0.5, "rgb(247,247,247)"], [0.6, "rgb(253,219,199)"], [0.7, "rgb(244,165,130)"], [0.8, "rgb(214,96,77)"], [0.9, "rgb(178,24,43)"], [1, "rgb(103,0,31)"]], "size": 4}, "mode": "markers", "type": "scatter3d", "x": [0.3733, 0.1366], "y": [1.149, 0.4203], "z": [1.581, 0.5785]}, {"line": {"cmax": 2, "cmin": 0, "color": [1.199, 1.199], "colorscale": [[0, "rgb(5,48,97)"], [0.1, "rgb(33,102,172)"], [0.2, "rgb(67,147,195)"], [0.3, "rgb(146,197,222)"], [0.4, "rgb(209,229,240)"], [0.5, "rgb(247,247,247)"], [0.6, "rgb(253,219,199)"], [0.7, "rgb(244,165,130)"], [0.8, "rgb(214,96,77)"], [0.9, "rgb(178,24,43)"], [1, "rgb(103,0,31)"]], "width": 16}, "marker": {"cmax": 2, "cmin": 0, "color": [1.199, 1.199], "colorscale": [[0, "rgb(5,48,97)"], [0.1, "rgb(33,102,172)"], [0.2, "rgb(67,147,195)"], [0.3, "rgb(146,197,222)"], [0.4, "rgb(209,229,240)"], [0.5, "rgb(247,247,247)"], [0.6, "rgb(253,219,199)"], [0.7, "rgb(244,165,130)"], [0.8, "rgb(214,96,77)"], [0.9, "rgb(178,24,43)"], [1, "rgb(103,0,31)"]], "size": 3}, "mode": "lines+markers", "type": "scatter3d", "x": [0.3733, 0.1366], "y": [1.149, 0.4203], "z": [1.581, 0.5785]}, {"marker": {"cmax": 2, "cmin": 0, "color": [0.776, 0.776], "colorscale": [[0, "rgb(5,48,97)"], [0.1, "rgb(33,102,172)"], [0.2, "rgb(67,147,195)"], [0.3, "rgb(146,197,222)"], [0.4, "rgb(209,229,240)"], [0.5, "rgb(247,247,247)"], [0.6, "rgb(253,219,199)"], [0.7, "rgb(244,165,130)"], [0.8, "rgb(214,96,77)"], [0.9, "rgb(178,24,43)"], [1, "rgb(103,0,31)"]], "size": 4}, "mode": "markers", "type": "scatter3d", "x": [-0.9515, -0.442], "y": [1.46e-16, 6.781e-17], "z": [-1.246, -0.5785]}, {"line": {"cmax": 2, "cmin": 0, "color": [0.776, 0.776], "colorscale": [[0, "rgb(5,48,97)"], [0.1, "rgb(33,102,172)"], [0.2, "rgb(67,147,195)"], [0.3, "rgb(146,197,222)"], [0.4, "rgb(209,229,240)"], [0.5, "rgb(247,247,247)"], [0.6, "rgb(253,219,199)"], [0.7, "rgb(244,165,130)"], [0.8, "rgb(214,96,77)"], [0.9, "rgb(178,24,43)"], [1, "rgb(103,0,31)"]], "width": 16}, "marker": {"cmax": 2, "cmin": 0, "color": [0.776, 0.776], "colorscale": [[0, "rgb(5,48,97)"], [0.1, "rgb(33,102,172)"], [0.2, "rgb(67,147,195)"], [0.3, "rgb(146,197,222)"], [0.4, "rgb(209,229,240)"], [0.5, "rgb(247,247,247)"], [0.6, "rgb(253,219,199)"], [0.7, "rgb(244,165,130)"], [0.8, "rgb(214,96,77)"], [0.9, "rgb(178,24,43)"], [1, "rgb(103,0,31)"]], "size": 3}, "mode": "lines+markers", "type": "scatter3d", "x": [-0.9515, -0.442], "y": [1.46e-16, 6.781e-17], "z": [-1.246, -0.5785]}, {"mode": "text", "text": ["1", "2", "3", "4", "5", "6", "7", "8", "9", "10", "11", "12", "13", "14", "15", "16", "17", "18", "19", "20"], "textfont": {"color": "darkblue", "family": "sans serif", "size": 20}, "textposition": "middle center", "type": "scatter3d", "x": [1.32, -0.4137, -1.166, 0.978, 1.582, -0.6044, 0.3777, -1.956, 0.695, -1.582, 1.691, -0.7207, 1.993, -0.3736, 0.6044, -1.582, -0.978, 1.008, 0.4108, -1.209], "y": [-1.013e-16, -1.273, 0.8472, 0.7106, -1.15, 1.86, -1.162, 2.782e-16, 2.139, -1.15, 1.229, -2.218, -2.809e-16, 1.15, -1.86, 1.15, -0.7106, -0.7321, 1.264, 1.855e-16], "z": [1.728, -1.752, 1.887, -1.582, -0.3736, -0.3736, 1.6, -0.3736, 0.4296, 0.3736, -0.3993, -0.4454, 0.3805, -1.582, 0.3736, 0.3736, 1.582, -1.63, 1.74, -1.582]}], "layout": {"showlegend": false}}
